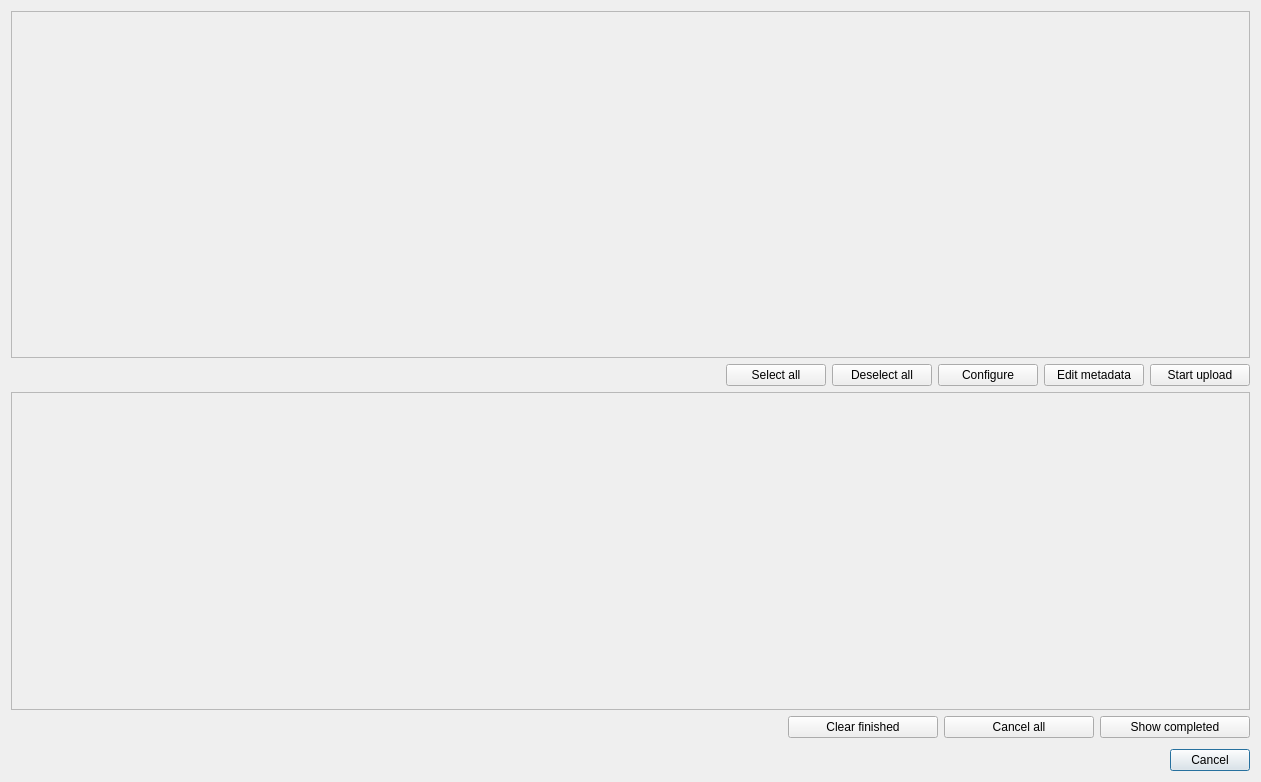
<?xml version="1.0" encoding="UTF-8"?>
<ui version="4.0">
 <class>MainDialogBase</class>
 <widget class="QDialog" name="MainDialogBase">
  <property name="geometry">
   <rect>
    <x>0</x>
    <y>0</y>
    <width>1261</width>
    <height>782</height>
   </rect>
  </property>
  <property name="windowTitle">
   <string>Dataverse upload</string>
  </property>
  <layout class="QGridLayout" name="gridLayout">
   <item row="3" column="0">
    <widget class="QDialogButtonBox" name="buttonBox">
     <property name="orientation">
      <enum>Qt::Horizontal</enum>
     </property>
     <property name="standardButtons">
      <set>QDialogButtonBox::Cancel</set>
     </property>
    </widget>
   </item>
   <item row="0" column="0">
    <layout class="QHBoxLayout" name="mainHorizontalLayout">
     <item>
      <layout class="QVBoxLayout" name="mainVerticalLayout" stretch="0,0,0">
       <item>
        <layout class="QHBoxLayout" name="scrollAreaHorizontalLayout">
         <item>
          <widget class="QScrollArea" name="projectsScrollArea">
           <property name="widgetResizable">
            <bool>true</bool>
           </property>
           <widget class="QWidget" name="projectScrollAreaWidgetContents">
            <property name="geometry">
             <rect>
              <x>0</x>
              <y>0</y>
              <width>1235</width>
              <height>336</height>
             </rect>
            </property>
            <layout class="QVBoxLayout" name="verticalLayout_3">
             <item>
              <layout class="QVBoxLayout" name="projectsScrollAreaVerticalLayout"/>
             </item>
            </layout>
           </widget>
          </widget>
         </item>
        </layout>
       </item>
       <item>
        <layout class="QHBoxLayout" name="uploadButtonHorizontalLayout">
         <item>
          <spacer name="uploadButtonsHorizontalSpacer">
           <property name="orientation">
            <enum>Qt::Horizontal</enum>
           </property>
           <property name="sizeHint" stdset="0">
            <size>
             <width>40</width>
             <height>20</height>
            </size>
           </property>
          </spacer>
         </item>
         <item>
          <widget class="QPushButton" name="selectAllPushButton">
           <property name="minimumSize">
            <size>
             <width>100</width>
             <height>0</height>
            </size>
           </property>
           <property name="toolTip">
            <string>Select all the projects listed above.</string>
           </property>
           <property name="text">
            <string>Select all</string>
           </property>
          </widget>
         </item>
         <item>
          <widget class="QPushButton" name="deselectAllPushButton">
           <property name="minimumSize">
            <size>
             <width>100</width>
             <height>0</height>
            </size>
           </property>
           <property name="toolTip">
            <string>Deselect all the projects listed above.</string>
           </property>
           <property name="text">
            <string>Deselect all</string>
           </property>
          </widget>
         </item>
         <item>
          <widget class="QPushButton" name="configureUploadPushButton">
           <property name="minimumSize">
            <size>
             <width>100</width>
             <height>0</height>
            </size>
           </property>
           <property name="toolTip">
            <string>Configure the contents of projects which need to be uploaded to dataverse.</string>
           </property>
           <property name="text">
            <string>Configure</string>
           </property>
          </widget>
         </item>
         <item>
          <widget class="QPushButton" name="editFullMetadataPushButton">
           <property name="minimumSize">
            <size>
             <width>100</width>
             <height>0</height>
            </size>
           </property>
           <property name="toolTip">
            <string>Click to edit full/minimal list of metadata to be used for dataverse upload.</string>
           </property>
           <property name="text">
            <string>Edit metadata</string>
           </property>
          </widget>
         </item>
         <item>
          <widget class="QPushButton" name="uploadPushButton">
           <property name="minimumSize">
            <size>
             <width>100</width>
             <height>0</height>
            </size>
           </property>
           <property name="toolTip">
            <string>Start uploading the above selected projects to dataverse.</string>
           </property>
           <property name="text">
            <string>Start upload</string>
           </property>
          </widget>
         </item>
        </layout>
       </item>
       <item>
        <layout class="QVBoxLayout" name="scrollAreaVerticalLayout">
         <item>
          <widget class="QScrollArea" name="uploadQueueScrollArea">
           <property name="toolTip">
            <string>&lt;html&gt;&lt;head/&gt;&lt;body&gt;&lt;p&gt;&lt;span style=&quot; font-style:italic;&quot;&gt;Displays the enqueued lists of PASTA projects to be uploaded to dataverse.&lt;/span&gt;&lt;span style=&quot; font-style:italic;&quot;&gt;Users can view indvidual logs for each project upload, cancel each or all of them and also clear all the finished items anytime.&lt;/span&gt;&lt;/p&gt;&lt;/body&gt;&lt;/html&gt;</string>
           </property>
           <property name="widgetResizable">
            <bool>true</bool>
           </property>
           <widget class="QWidget" name="scrollAreaWidgetContents">
            <property name="geometry">
             <rect>
              <x>0</x>
              <y>0</y>
              <width>1235</width>
              <height>302</height>
             </rect>
            </property>
            <layout class="QVBoxLayout" name="verticalLayout">
             <item>
              <layout class="QVBoxLayout" name="uploadQueueVerticalLayout"/>
             </item>
            </layout>
           </widget>
          </widget>
         </item>
         <item>
          <layout class="QHBoxLayout" name="scrollAreaButtonsHorizontalLayout">
           <item>
            <spacer name="horizontalSpacer_2">
             <property name="orientation">
              <enum>Qt::Horizontal</enum>
             </property>
             <property name="sizeHint" stdset="0">
              <size>
               <width>40</width>
               <height>20</height>
              </size>
             </property>
            </spacer>
           </item>
           <item>
            <widget class="QPushButton" name="clearFinishedPushButton">
             <property name="minimumSize">
              <size>
               <width>150</width>
               <height>0</height>
              </size>
             </property>
             <property name="toolTip">
              <string>Clear all finished uploads.</string>
             </property>
             <property name="text">
              <string>Clear finished</string>
             </property>
            </widget>
           </item>
           <item>
            <widget class="QPushButton" name="cancelAllPushButton">
             <property name="minimumSize">
              <size>
               <width>150</width>
               <height>0</height>
              </size>
             </property>
             <property name="toolTip">
              <string>Cancel all the ongoing uploads.</string>
             </property>
             <property name="text">
              <string>Cancel all</string>
             </property>
            </widget>
           </item>
           <item>
            <widget class="QPushButton" name="showCompletedPushButton">
             <property name="minimumSize">
              <size>
               <width>150</width>
               <height>0</height>
              </size>
             </property>
             <property name="toolTip">
              <string>Show uploaded projects history.</string>
             </property>
             <property name="text">
              <string>Show completed</string>
             </property>
            </widget>
           </item>
          </layout>
         </item>
        </layout>
       </item>
      </layout>
     </item>
    </layout>
   </item>
   <item row="1" column="0">
    <spacer name="verticalSpacer">
     <property name="orientation">
      <enum>Qt::Vertical</enum>
     </property>
     <property name="sizeType">
      <enum>QSizePolicy::Fixed</enum>
     </property>
     <property name="sizeHint" stdset="0">
      <size>
       <width>20</width>
       <height>5</height>
      </size>
     </property>
    </spacer>
   </item>
  </layout>
 </widget>
 <resources/>
 <connections>
  <connection>
   <sender>buttonBox</sender>
   <signal>accepted()</signal>
   <receiver>MainDialogBase</receiver>
   <slot>accept()</slot>
   <hints>
    <hint type="sourcelabel">
     <x>248</x>
     <y>254</y>
    </hint>
    <hint type="destinationlabel">
     <x>157</x>
     <y>274</y>
    </hint>
   </hints>
  </connection>
  <connection>
   <sender>buttonBox</sender>
   <signal>rejected()</signal>
   <receiver>MainDialogBase</receiver>
   <slot>reject()</slot>
   <hints>
    <hint type="sourcelabel">
     <x>316</x>
     <y>260</y>
    </hint>
    <hint type="destinationlabel">
     <x>286</x>
     <y>274</y>
    </hint>
   </hints>
  </connection>
 </connections>
</ui>
